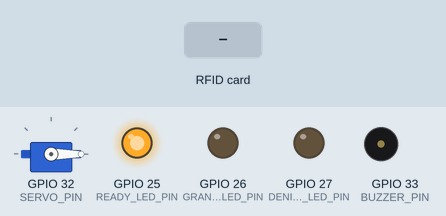
Bench run of a sketch on a simulated ESP32. Shown: servo, output pins drawn as LEDs (lit = HIGH), buzzer (waves = sounding, pin HIGH). Inputs (shaded band) come from the test bench. WiFi joins after 1.5 s; servers stay silent unless stated; a WiFi scan finds three made-up networks; uploads are accepted with an empty reply; servo pulses on a pin are drawn as a servo (544–2400 µs = 0–180°); what the sketch prints to the serial monitor is not drawn.

Above: at 6.0 s.
6.1 s: RFID card 5E 7A 19 C4 held to the reader
At 6.8 s:
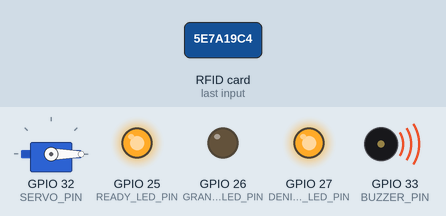
At 8.1 s:
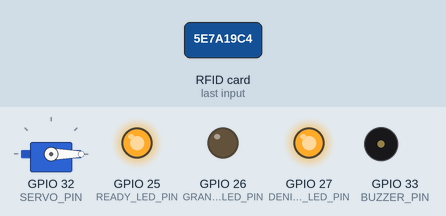
Timing chart, 0 to 9.9 s (numbered marks = the images above; inputs shaded):
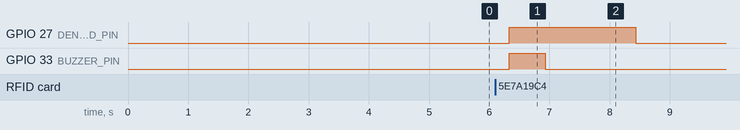

Measured:
- after the input at 6.1 s, GPIO 27 (DENIED_LED_PIN): LOW → HIGH after 0.23 s, → LOW 2.1 s later; GPIO 33 (BUZZER_PIN): LOW → HIGH after 0.23 s, → LOW 0.60 s later

The sketch:

code-iot.ino
```cpp
#include <WiFi.h>
#include <HTTPClient.h>
#include <SPI.h>
#include <MFRC522.h>

// Pines RFID (adaptados para ESP32)
#define SS_PIN    5   // SDA
#define RST_PIN   22  // RST
#define SCK_PIN   18  // SPI clock
#define MISO_PIN  19  // SPI MISO
#define MOSI_PIN  23  // SPI MOSI
#define READY_LED_PIN   25  // Sistema listo
#define GRANTED_LED_PIN 26  // Acceso concedido
#define DENIED_LED_PIN  27  // Acceso denegado
#define SERVO_PIN       32  // Senal del servomotor SG90
#define BUZZER_PIN      33  // Buzzer
#define SERVO_PWM_CHANNEL    0
#define SERVO_PWM_FREQUENCY  50
#define SERVO_PWM_RESOLUTION 16

// Datos WiFi (AP compartido)
const char* ssid     = "ANGEL_SARANGO";
const char* password = "Suquinancy77";

// Host del servidor local (evita depender de una IP fija)
// Si el laboratorio no resuelve nombres de equipo, usa una reserva DHCP o vuelve a IP fija.
const char* serverHost = "192.168.0.104";
const uint16_t serverPort = 80;
const char* serverPath = "/api.php";
const unsigned long timeout = 5000; // Tiempo de espera HTTP en ms
const unsigned int accessLedDurationMs = 1500;
const unsigned int grantedBuzzerDurationMs = 200;
const unsigned int deniedBuzzerDurationMs = grantedBuzzerDurationMs * 3;
const unsigned int servoOpenDurationMs = 1000;
const int servoRestAngle = 0;
const int servoOpenAngle = 90;
const unsigned long wifiConnectTimeoutMs = 20000;

MFRC522 rfid(SS_PIN, RST_PIN); // Inicializacion del lector RFID

const char* wifiStatusToString(wl_status_t status) {
  switch (status) {
    case WL_IDLE_STATUS:
      return "IDLE_STATUS";
    case WL_NO_SSID_AVAIL:
      return "NO_SSID_AVAIL";
    case WL_SCAN_COMPLETED:
      return "SCAN_COMPLETED";
    case WL_CONNECTED:
      return "CONNECTED";
    case WL_CONNECT_FAILED:
      return "CONNECT_FAILED";
    case WL_CONNECTION_LOST:
      return "CONNECTION_LOST";
    case WL_DISCONNECTED:
      return "DISCONNECTED";
    default:
      return "UNKNOWN";
  }
}

String buildServerUrl(const String& uid) {
  return "http://" + String(serverHost) + ":" + String(serverPort) + String(serverPath) + "?uid=" + uid;
}

void logRfidStatus() {
  byte version = rfid.PCD_ReadRegister(MFRC522::VersionReg);

  Serial.printf("RFID pins -> SS:%d RST:%d SCK:%d MISO:%d MOSI:%d\n",
                SS_PIN, RST_PIN, SCK_PIN, MISO_PIN, MOSI_PIN);

  if (version == 0x00 || version == 0xFF) {
    Serial.println("RC522 no detectado. Revisa cableado, 3.3V, GND y pines SPI");
  } else {
    Serial.printf("RC522 detectado. Version: 0x%02X\n", version);
  }
}

void logServerResolution() {
  IPAddress serverIp;

  if (WiFi.hostByName(serverHost, serverIp)) {
    Serial.println("Servidor resuelto: " + String(serverHost) + " -> " + serverIp.toString());
  } else {
    Serial.println("No se pudo resolver el host del servidor: " + String(serverHost));
    Serial.println("La red actual probablemente no publica DNS local para ese nombre");
  }
}

bool isTargetNetworkVisible() {
  int networkCount = WiFi.scanNetworks();

  if (networkCount <= 0) {
    Serial.println("No se detectaron redes WiFi durante el escaneo");
    return false;
  }

  bool networkFound = false;

  Serial.println("Redes detectadas:");
  for (int i = 0; i < networkCount; i++) {
    String currentSsid = WiFi.SSID(i);
    Serial.printf("  %d) %s RSSI:%d dBm Canal:%d %s\n",
                  i + 1,
                  currentSsid.c_str(),
                  WiFi.RSSI(i),
                  WiFi.channel(i),
                  (WiFi.encryptionType(i) == WIFI_AUTH_OPEN) ? "abierta" : "protegida");

    if (currentSsid.equals(ssid)) {
      networkFound = true;
    }
  }

  return networkFound;
}

bool connectToWifi() {
  WiFi.mode(WIFI_STA);
  WiFi.setSleep(false);
  WiFi.disconnect(true, true);
  delay(200);

  bool networkVisible = isTargetNetworkVisible();
  if (!networkVisible) {
    Serial.println("La red configurada no aparece en el escaneo: " + String(ssid));
    Serial.println("Verifica que el hotspot/router este emitiendo en 2.4 GHz y que el SSID sea exacto");
  }

  if (password[0] == '\0') {
    WiFi.begin(ssid);
  } else {
    WiFi.begin(ssid, password);
  }
  Serial.print("Conectando a WiFi");

  unsigned long startTime = millis();
  wl_status_t lastStatus = WL_IDLE_STATUS;

  while (millis() - startTime < wifiConnectTimeoutMs) {
    wl_status_t currentStatus = WiFi.status();
    if (currentStatus == WL_CONNECTED) {
      Serial.println();
      return true;
    }

    if (currentStatus != lastStatus) {
      Serial.printf("\nEstado WiFi: %s\n", wifiStatusToString(currentStatus));
      lastStatus = currentStatus;
    }

    delay(500);
    Serial.print(".");
  }

  Serial.println();
  Serial.printf("Fallo WiFi. Estado final: %s\n", wifiStatusToString(WiFi.status()));
  return false;
}

uint32_t angleToDutyCycle(int angle) {
  const uint32_t minPulseUs = 500;
  const uint32_t maxPulseUs = 2400;
  const uint32_t pwmMaxDuty = (1UL << SERVO_PWM_RESOLUTION) - 1;
  const uint32_t pulseUs = minPulseUs + ((maxPulseUs - minPulseUs) * (uint32_t)angle) / 180U;
  const uint32_t periodUs = 1000000UL / SERVO_PWM_FREQUENCY;

  return (pulseUs * pwmMaxDuty) / periodUs;
}

void setServoAngle(int angle) {
  if (angle < 0) {
    angle = 0;
  } else if (angle > 180) {
    angle = 180;
  }

  ledcWrite(SERVO_PWM_CHANNEL, angleToDutyCycle(angle));
}

void initializeServo() {
  ledcSetup(SERVO_PWM_CHANNEL, SERVO_PWM_FREQUENCY, SERVO_PWM_RESOLUTION);
  ledcAttachPin(SERVO_PIN, SERVO_PWM_CHANNEL);
  setServoAngle(servoRestAngle);
}

void activateServoLock() {
  Serial.println("Servo ACTIVADO");
  setServoAngle(servoOpenAngle);
  delay(servoOpenDurationMs);
  setServoAngle(servoRestAngle);
  Serial.println("Servo EN REPOSO");
}

void initializeOutputs() {
  pinMode(READY_LED_PIN, OUTPUT);
  pinMode(GRANTED_LED_PIN, OUTPUT);
  pinMode(DENIED_LED_PIN, OUTPUT);
  pinMode(BUZZER_PIN, OUTPUT);

  digitalWrite(READY_LED_PIN, HIGH);
  digitalWrite(GRANTED_LED_PIN, LOW);
  digitalWrite(DENIED_LED_PIN, LOW);
  digitalWrite(BUZZER_PIN, LOW);
}

void signalAccessResult(int ledPin, unsigned int buzzerDurationMs) {
  digitalWrite(ledPin, HIGH);
  digitalWrite(BUZZER_PIN, HIGH);
  delay(buzzerDurationMs);
  digitalWrite(BUZZER_PIN, LOW);
  delay(accessLedDurationMs);
  digitalWrite(ledPin, LOW);
}

void signalAccessGranted() {
  signalAccessResult(GRANTED_LED_PIN, grantedBuzzerDurationMs);
}

void signalAccessDenied() {
  signalAccessResult(DENIED_LED_PIN, deniedBuzzerDurationMs);
}

void setup() {
  Serial.begin(115200);
  delay(1000);

  SPI.begin(SCK_PIN, MISO_PIN, MOSI_PIN, SS_PIN); // Inicializacion SPI explicita para ESP32
  delay(50);
  rfid.PCD_Init();       // Inicializacion del modulo RFID
  logRfidStatus();

  initializeOutputs();
  initializeServo();

  if (!connectToWifi()) {
    Serial.println("Error de conexion WiFi");
  } else {
    Serial.println("Conectado. IP: " + WiFi.localIP().toString());
    logServerResolution();
  }
}

void loop() {
  // Verifica si hay una nueva tarjeta
  if (!rfid.PICC_IsNewCardPresent() || !rfid.PICC_ReadCardSerial()) {
    delay(10);
    return;
  }

  // Leer el UID de la tarjeta
  String uid = "";
  for (byte i = 0; i < rfid.uid.size; i++) {
    char buffer[3];
    sprintf(buffer, "%02X", rfid.uid.uidByte[i]);
    uid += buffer;
  }

  Serial.println("UID detectado: " + uid);

  // Enviar el UID al servidor
  if (WiFi.status() == WL_CONNECTED) {
    WiFiClient client;
    HTTPClient http;

    // Construir la URL con el parametro GET
    String fullUrl = buildServerUrl(uid);
    Serial.println("Consultando URL: " + fullUrl);
    http.begin(client, fullUrl);
    http.setTimeout(timeout);

    int httpCode = http.GET();

    if (httpCode == HTTP_CODE_OK) {
      String response = http.getString();
      response.trim();
      Serial.println("Respuesta del servidor: " + response);

      if (response.equalsIgnoreCase("GRANTED")) {
        signalAccessGranted();
        activateServoLock();
      } else {
        Serial.println("Acceso denegado");
        signalAccessDenied();
      }
    } else {
      Serial.printf("Error HTTP: %d (%s)\n", httpCode, http.errorToString(httpCode).c_str());
    }

    http.end();
  } else {
    Serial.println("Sin conexion WiFi");
  }

  // Fin de la comunicacion con la tarjeta
  rfid.PICC_HaltA();
  rfid.PCD_StopCrypto1();
  delay(200);
}
```
